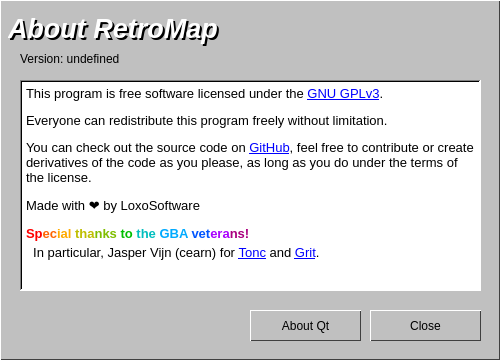
<?xml version="1.0" encoding="UTF-8"?>
<ui version="4.0">
 <class>AboutDialog</class>
 <widget class="QDialog" name="AboutDialog">
  <property name="windowModality">
   <enum>Qt::WindowModality::ApplicationModal</enum>
  </property>
  <property name="geometry">
   <rect>
    <x>0</x>
    <y>0</y>
    <width>500</width>
    <height>360</height>
   </rect>
  </property>
  <property name="sizePolicy">
   <sizepolicy hsizetype="Ignored" vsizetype="Minimum">
    <horstretch>0</horstretch>
    <verstretch>0</verstretch>
   </sizepolicy>
  </property>
  <property name="minimumSize">
   <size>
    <width>500</width>
    <height>360</height>
   </size>
  </property>
  <property name="maximumSize">
   <size>
    <width>500</width>
    <height>360</height>
   </size>
  </property>
  <property name="palette">
   <palette>
    <active>
     <colorrole role="WindowText">
      <brush brushstyle="SolidPattern">
       <color alpha="255">
        <red>0</red>
        <green>0</green>
        <blue>0</blue>
       </color>
      </brush>
     </colorrole>
     <colorrole role="Button">
      <brush brushstyle="SolidPattern">
       <color alpha="255">
        <red>192</red>
        <green>192</green>
        <blue>192</blue>
       </color>
      </brush>
     </colorrole>
     <colorrole role="Text">
      <brush brushstyle="SolidPattern">
       <color alpha="255">
        <red>0</red>
        <green>0</green>
        <blue>0</blue>
       </color>
      </brush>
     </colorrole>
     <colorrole role="ButtonText">
      <brush brushstyle="SolidPattern">
       <color alpha="255">
        <red>0</red>
        <green>0</green>
        <blue>0</blue>
       </color>
      </brush>
     </colorrole>
     <colorrole role="Base">
      <brush brushstyle="SolidPattern">
       <color alpha="255">
        <red>255</red>
        <green>255</green>
        <blue>255</blue>
       </color>
      </brush>
     </colorrole>
     <colorrole role="Window">
      <brush brushstyle="SolidPattern">
       <color alpha="255">
        <red>192</red>
        <green>192</green>
        <blue>192</blue>
       </color>
      </brush>
     </colorrole>
     <colorrole role="Link">
      <brush brushstyle="SolidPattern">
       <color alpha="255">
        <red>0</red>
        <green>170</green>
        <blue>0</blue>
       </color>
      </brush>
     </colorrole>
     <colorrole role="LinkVisited">
      <brush brushstyle="SolidPattern">
       <color alpha="255">
        <red>127</red>
        <green>170</green>
        <blue>159</blue>
       </color>
      </brush>
     </colorrole>
     <colorrole role="AlternateBase">
      <brush brushstyle="SolidPattern">
       <color alpha="255">
        <red>226</red>
        <green>226</green>
        <blue>226</blue>
       </color>
      </brush>
     </colorrole>
     <colorrole role="PlaceholderText">
      <brush brushstyle="SolidPattern">
       <color alpha="128">
        <red>0</red>
        <green>0</green>
        <blue>0</blue>
       </color>
      </brush>
     </colorrole>
    </active>
    <inactive>
     <colorrole role="WindowText">
      <brush brushstyle="SolidPattern">
       <color alpha="255">
        <red>0</red>
        <green>0</green>
        <blue>0</blue>
       </color>
      </brush>
     </colorrole>
     <colorrole role="Button">
      <brush brushstyle="SolidPattern">
       <color alpha="255">
        <red>192</red>
        <green>192</green>
        <blue>192</blue>
       </color>
      </brush>
     </colorrole>
     <colorrole role="Text">
      <brush brushstyle="SolidPattern">
       <color alpha="255">
        <red>0</red>
        <green>0</green>
        <blue>0</blue>
       </color>
      </brush>
     </colorrole>
     <colorrole role="ButtonText">
      <brush brushstyle="SolidPattern">
       <color alpha="255">
        <red>0</red>
        <green>0</green>
        <blue>0</blue>
       </color>
      </brush>
     </colorrole>
     <colorrole role="Base">
      <brush brushstyle="SolidPattern">
       <color alpha="255">
        <red>255</red>
        <green>255</green>
        <blue>255</blue>
       </color>
      </brush>
     </colorrole>
     <colorrole role="Window">
      <brush brushstyle="SolidPattern">
       <color alpha="255">
        <red>192</red>
        <green>192</green>
        <blue>192</blue>
       </color>
      </brush>
     </colorrole>
     <colorrole role="Link">
      <brush brushstyle="SolidPattern">
       <color alpha="255">
        <red>0</red>
        <green>170</green>
        <blue>0</blue>
       </color>
      </brush>
     </colorrole>
     <colorrole role="LinkVisited">
      <brush brushstyle="SolidPattern">
       <color alpha="255">
        <red>127</red>
        <green>170</green>
        <blue>159</blue>
       </color>
      </brush>
     </colorrole>
     <colorrole role="AlternateBase">
      <brush brushstyle="SolidPattern">
       <color alpha="255">
        <red>226</red>
        <green>226</green>
        <blue>226</blue>
       </color>
      </brush>
     </colorrole>
     <colorrole role="PlaceholderText">
      <brush brushstyle="SolidPattern">
       <color alpha="128">
        <red>0</red>
        <green>0</green>
        <blue>0</blue>
       </color>
      </brush>
     </colorrole>
    </inactive>
    <disabled>
     <colorrole role="WindowText">
      <brush brushstyle="SolidPattern">
       <color alpha="255">
        <red>0</red>
        <green>0</green>
        <blue>0</blue>
       </color>
      </brush>
     </colorrole>
     <colorrole role="Button">
      <brush brushstyle="SolidPattern">
       <color alpha="255">
        <red>192</red>
        <green>192</green>
        <blue>192</blue>
       </color>
      </brush>
     </colorrole>
     <colorrole role="Text">
      <brush brushstyle="SolidPattern">
       <color alpha="255">
        <red>0</red>
        <green>0</green>
        <blue>0</blue>
       </color>
      </brush>
     </colorrole>
     <colorrole role="ButtonText">
      <brush brushstyle="SolidPattern">
       <color alpha="255">
        <red>0</red>
        <green>0</green>
        <blue>0</blue>
       </color>
      </brush>
     </colorrole>
     <colorrole role="Base">
      <brush brushstyle="SolidPattern">
       <color alpha="255">
        <red>192</red>
        <green>192</green>
        <blue>192</blue>
       </color>
      </brush>
     </colorrole>
     <colorrole role="Window">
      <brush brushstyle="SolidPattern">
       <color alpha="255">
        <red>192</red>
        <green>192</green>
        <blue>192</blue>
       </color>
      </brush>
     </colorrole>
     <colorrole role="Link">
      <brush brushstyle="SolidPattern">
       <color alpha="255">
        <red>0</red>
        <green>170</green>
        <blue>0</blue>
       </color>
      </brush>
     </colorrole>
     <colorrole role="LinkVisited">
      <brush brushstyle="SolidPattern">
       <color alpha="255">
        <red>127</red>
        <green>170</green>
        <blue>159</blue>
       </color>
      </brush>
     </colorrole>
     <colorrole role="AlternateBase">
      <brush brushstyle="SolidPattern">
       <color alpha="255">
        <red>226</red>
        <green>226</green>
        <blue>226</blue>
       </color>
      </brush>
     </colorrole>
     <colorrole role="PlaceholderText">
      <brush brushstyle="SolidPattern">
       <color alpha="128">
        <red>0</red>
        <green>0</green>
        <blue>0</blue>
       </color>
      </brush>
     </colorrole>
    </disabled>
   </palette>
  </property>
  <property name="windowTitle">
   <string>About...</string>
  </property>
  <property name="windowIcon">
   <iconset theme="help-about"/>
  </property>
  <property name="styleSheet">
   <string notr="true">QDialog
{
	border: 1px solid;
	border-top-color: white;
	border-left-color: white;
	border-bottom-color: #404040;
	border-right-color: #404040;
	background-color: #c0c0c0;
	color: black;
}
QLabel
{
	color: black;
}
QPushButton, QComboBox::drop-down
{
	border: 1px solid;
	border-top-color: white;
	border-left-color: white;
	border-bottom-color: #404040;
	border-right-color: #404040;
	background-color: #c0c0c0;
	color: black;
	padding: 4px 12px;
}
QPushButton:pressed
{
	border: 1px solid;
	border-top-color: #404040;
	border-left-color: #404040;
	border-bottom-color: white;
	border-right-color: white;
	padding-left: 14px;
	padding-top: 6px;
}</string>
  </property>
  <property name="modal">
   <bool>true</bool>
  </property>
  <widget class="QPushButton" name="btnClose">
   <property name="geometry">
    <rect>
     <x>370</x>
     <y>310</y>
     <width>111</width>
     <height>31</height>
    </rect>
   </property>
   <property name="text">
    <string>Close</string>
   </property>
  </widget>
  <widget class="QPushButton" name="btnAboutQt">
   <property name="geometry">
    <rect>
     <x>250</x>
     <y>310</y>
     <width>111</width>
     <height>31</height>
    </rect>
   </property>
   <property name="text">
    <string>About Qt</string>
   </property>
  </widget>
  <widget class="QLabel" name="label">
   <property name="geometry">
    <rect>
     <x>10</x>
     <y>10</y>
     <width>361</width>
     <height>41</height>
    </rect>
   </property>
   <property name="font">
    <font>
     <pointsize>20</pointsize>
     <italic>true</italic>
     <bold>true</bold>
     <kerning>false</kerning>
    </font>
   </property>
   <property name="styleSheet">
    <string notr="true">background-color: transparent;
color:black</string>
   </property>
   <property name="text">
    <string>About RetroMap</string>
   </property>
  </widget>
  <widget class="QLabel" name="label_2">
   <property name="geometry">
    <rect>
     <x>8</x>
     <y>8</y>
     <width>301</width>
     <height>41</height>
    </rect>
   </property>
   <property name="font">
    <font>
     <pointsize>20</pointsize>
     <italic>true</italic>
     <bold>true</bold>
     <kerning>false</kerning>
    </font>
   </property>
   <property name="styleSheet">
    <string notr="true">background-color: transparent;
color:white</string>
   </property>
   <property name="text">
    <string>About RetroMap</string>
   </property>
  </widget>
  <widget class="QLabel" name="lblVersion">
   <property name="geometry">
    <rect>
     <x>20</x>
     <y>50</y>
     <width>171</width>
     <height>18</height>
    </rect>
   </property>
   <property name="text">
    <string>Version: undefined</string>
   </property>
  </widget>
  <widget class="QTextBrowser" name="textBrowser">
   <property name="geometry">
    <rect>
     <x>20</x>
     <y>80</y>
     <width>461</width>
     <height>211</height>
    </rect>
   </property>
   <property name="palette">
    <palette>
     <active>
      <colorrole role="WindowText">
       <brush brushstyle="SolidPattern">
        <color alpha="255">
         <red>0</red>
         <green>0</green>
         <blue>0</blue>
        </color>
       </brush>
      </colorrole>
      <colorrole role="Button">
       <brush brushstyle="SolidPattern">
        <color alpha="255">
         <red>255</red>
         <green>255</green>
         <blue>255</blue>
        </color>
       </brush>
      </colorrole>
      <colorrole role="Light">
       <brush brushstyle="SolidPattern">
        <color alpha="255">
         <red>255</red>
         <green>255</green>
         <blue>255</blue>
        </color>
       </brush>
      </colorrole>
      <colorrole role="Midlight">
       <brush brushstyle="SolidPattern">
        <color alpha="255">
         <red>255</red>
         <green>255</green>
         <blue>255</blue>
        </color>
       </brush>
      </colorrole>
      <colorrole role="Dark">
       <brush brushstyle="SolidPattern">
        <color alpha="255">
         <red>127</red>
         <green>127</green>
         <blue>127</blue>
        </color>
       </brush>
      </colorrole>
      <colorrole role="Mid">
       <brush brushstyle="SolidPattern">
        <color alpha="255">
         <red>170</red>
         <green>170</green>
         <blue>170</blue>
        </color>
       </brush>
      </colorrole>
      <colorrole role="Text">
       <brush brushstyle="SolidPattern">
        <color alpha="255">
         <red>0</red>
         <green>0</green>
         <blue>0</blue>
        </color>
       </brush>
      </colorrole>
      <colorrole role="BrightText">
       <brush brushstyle="SolidPattern">
        <color alpha="255">
         <red>255</red>
         <green>255</green>
         <blue>255</blue>
        </color>
       </brush>
      </colorrole>
      <colorrole role="ButtonText">
       <brush brushstyle="SolidPattern">
        <color alpha="255">
         <red>0</red>
         <green>0</green>
         <blue>0</blue>
        </color>
       </brush>
      </colorrole>
      <colorrole role="Base">
       <brush brushstyle="SolidPattern">
        <color alpha="255">
         <red>255</red>
         <green>255</green>
         <blue>255</blue>
        </color>
       </brush>
      </colorrole>
      <colorrole role="Window">
       <brush brushstyle="SolidPattern">
        <color alpha="255">
         <red>255</red>
         <green>255</green>
         <blue>255</blue>
        </color>
       </brush>
      </colorrole>
      <colorrole role="Shadow">
       <brush brushstyle="SolidPattern">
        <color alpha="255">
         <red>0</red>
         <green>0</green>
         <blue>0</blue>
        </color>
       </brush>
      </colorrole>
      <colorrole role="AlternateBase">
       <brush brushstyle="SolidPattern">
        <color alpha="255">
         <red>255</red>
         <green>255</green>
         <blue>255</blue>
        </color>
       </brush>
      </colorrole>
      <colorrole role="ToolTipBase">
       <brush brushstyle="SolidPattern">
        <color alpha="255">
         <red>255</red>
         <green>255</green>
         <blue>220</blue>
        </color>
       </brush>
      </colorrole>
      <colorrole role="ToolTipText">
       <brush brushstyle="SolidPattern">
        <color alpha="255">
         <red>0</red>
         <green>0</green>
         <blue>0</blue>
        </color>
       </brush>
      </colorrole>
      <colorrole role="PlaceholderText">
       <brush brushstyle="SolidPattern">
        <color alpha="127">
         <red>0</red>
         <green>0</green>
         <blue>0</blue>
        </color>
       </brush>
      </colorrole>
      <colorrole role="Accent">
       <brush brushstyle="SolidPattern">
        <color alpha="255">
         <red>255</red>
         <green>255</green>
         <blue>255</blue>
        </color>
       </brush>
      </colorrole>
     </active>
     <inactive>
      <colorrole role="WindowText">
       <brush brushstyle="SolidPattern">
        <color alpha="255">
         <red>0</red>
         <green>0</green>
         <blue>0</blue>
        </color>
       </brush>
      </colorrole>
      <colorrole role="Button">
       <brush brushstyle="SolidPattern">
        <color alpha="255">
         <red>255</red>
         <green>255</green>
         <blue>255</blue>
        </color>
       </brush>
      </colorrole>
      <colorrole role="Light">
       <brush brushstyle="SolidPattern">
        <color alpha="255">
         <red>255</red>
         <green>255</green>
         <blue>255</blue>
        </color>
       </brush>
      </colorrole>
      <colorrole role="Midlight">
       <brush brushstyle="SolidPattern">
        <color alpha="255">
         <red>255</red>
         <green>255</green>
         <blue>255</blue>
        </color>
       </brush>
      </colorrole>
      <colorrole role="Dark">
       <brush brushstyle="SolidPattern">
        <color alpha="255">
         <red>127</red>
         <green>127</green>
         <blue>127</blue>
        </color>
       </brush>
      </colorrole>
      <colorrole role="Mid">
       <brush brushstyle="SolidPattern">
        <color alpha="255">
         <red>170</red>
         <green>170</green>
         <blue>170</blue>
        </color>
       </brush>
      </colorrole>
      <colorrole role="Text">
       <brush brushstyle="SolidPattern">
        <color alpha="255">
         <red>0</red>
         <green>0</green>
         <blue>0</blue>
        </color>
       </brush>
      </colorrole>
      <colorrole role="BrightText">
       <brush brushstyle="SolidPattern">
        <color alpha="255">
         <red>255</red>
         <green>255</green>
         <blue>255</blue>
        </color>
       </brush>
      </colorrole>
      <colorrole role="ButtonText">
       <brush brushstyle="SolidPattern">
        <color alpha="255">
         <red>0</red>
         <green>0</green>
         <blue>0</blue>
        </color>
       </brush>
      </colorrole>
      <colorrole role="Base">
       <brush brushstyle="SolidPattern">
        <color alpha="255">
         <red>255</red>
         <green>255</green>
         <blue>255</blue>
        </color>
       </brush>
      </colorrole>
      <colorrole role="Window">
       <brush brushstyle="SolidPattern">
        <color alpha="255">
         <red>255</red>
         <green>255</green>
         <blue>255</blue>
        </color>
       </brush>
      </colorrole>
      <colorrole role="Shadow">
       <brush brushstyle="SolidPattern">
        <color alpha="255">
         <red>0</red>
         <green>0</green>
         <blue>0</blue>
        </color>
       </brush>
      </colorrole>
      <colorrole role="AlternateBase">
       <brush brushstyle="SolidPattern">
        <color alpha="255">
         <red>255</red>
         <green>255</green>
         <blue>255</blue>
        </color>
       </brush>
      </colorrole>
      <colorrole role="ToolTipBase">
       <brush brushstyle="SolidPattern">
        <color alpha="255">
         <red>255</red>
         <green>255</green>
         <blue>220</blue>
        </color>
       </brush>
      </colorrole>
      <colorrole role="ToolTipText">
       <brush brushstyle="SolidPattern">
        <color alpha="255">
         <red>0</red>
         <green>0</green>
         <blue>0</blue>
        </color>
       </brush>
      </colorrole>
      <colorrole role="PlaceholderText">
       <brush brushstyle="SolidPattern">
        <color alpha="127">
         <red>0</red>
         <green>0</green>
         <blue>0</blue>
        </color>
       </brush>
      </colorrole>
      <colorrole role="Accent">
       <brush brushstyle="SolidPattern">
        <color alpha="255">
         <red>255</red>
         <green>255</green>
         <blue>255</blue>
        </color>
       </brush>
      </colorrole>
     </inactive>
     <disabled>
      <colorrole role="WindowText">
       <brush brushstyle="SolidPattern">
        <color alpha="255">
         <red>127</red>
         <green>127</green>
         <blue>127</blue>
        </color>
       </brush>
      </colorrole>
      <colorrole role="Button">
       <brush brushstyle="SolidPattern">
        <color alpha="255">
         <red>255</red>
         <green>255</green>
         <blue>255</blue>
        </color>
       </brush>
      </colorrole>
      <colorrole role="Light">
       <brush brushstyle="SolidPattern">
        <color alpha="255">
         <red>255</red>
         <green>255</green>
         <blue>255</blue>
        </color>
       </brush>
      </colorrole>
      <colorrole role="Midlight">
       <brush brushstyle="SolidPattern">
        <color alpha="255">
         <red>255</red>
         <green>255</green>
         <blue>255</blue>
        </color>
       </brush>
      </colorrole>
      <colorrole role="Dark">
       <brush brushstyle="SolidPattern">
        <color alpha="255">
         <red>127</red>
         <green>127</green>
         <blue>127</blue>
        </color>
       </brush>
      </colorrole>
      <colorrole role="Mid">
       <brush brushstyle="SolidPattern">
        <color alpha="255">
         <red>170</red>
         <green>170</green>
         <blue>170</blue>
        </color>
       </brush>
      </colorrole>
      <colorrole role="Text">
       <brush brushstyle="SolidPattern">
        <color alpha="255">
         <red>127</red>
         <green>127</green>
         <blue>127</blue>
        </color>
       </brush>
      </colorrole>
      <colorrole role="BrightText">
       <brush brushstyle="SolidPattern">
        <color alpha="255">
         <red>255</red>
         <green>255</green>
         <blue>255</blue>
        </color>
       </brush>
      </colorrole>
      <colorrole role="ButtonText">
       <brush brushstyle="SolidPattern">
        <color alpha="255">
         <red>127</red>
         <green>127</green>
         <blue>127</blue>
        </color>
       </brush>
      </colorrole>
      <colorrole role="Base">
       <brush brushstyle="SolidPattern">
        <color alpha="255">
         <red>255</red>
         <green>255</green>
         <blue>255</blue>
        </color>
       </brush>
      </colorrole>
      <colorrole role="Window">
       <brush brushstyle="SolidPattern">
        <color alpha="255">
         <red>255</red>
         <green>255</green>
         <blue>255</blue>
        </color>
       </brush>
      </colorrole>
      <colorrole role="Shadow">
       <brush brushstyle="SolidPattern">
        <color alpha="255">
         <red>0</red>
         <green>0</green>
         <blue>0</blue>
        </color>
       </brush>
      </colorrole>
      <colorrole role="AlternateBase">
       <brush brushstyle="SolidPattern">
        <color alpha="255">
         <red>255</red>
         <green>255</green>
         <blue>255</blue>
        </color>
       </brush>
      </colorrole>
      <colorrole role="ToolTipBase">
       <brush brushstyle="SolidPattern">
        <color alpha="255">
         <red>255</red>
         <green>255</green>
         <blue>220</blue>
        </color>
       </brush>
      </colorrole>
      <colorrole role="ToolTipText">
       <brush brushstyle="SolidPattern">
        <color alpha="255">
         <red>0</red>
         <green>0</green>
         <blue>0</blue>
        </color>
       </brush>
      </colorrole>
      <colorrole role="PlaceholderText">
       <brush brushstyle="SolidPattern">
        <color alpha="127">
         <red>127</red>
         <green>127</green>
         <blue>127</blue>
        </color>
       </brush>
      </colorrole>
      <colorrole role="Accent">
       <brush brushstyle="SolidPattern">
        <color alpha="255">
         <red>255</red>
         <green>255</green>
         <blue>255</blue>
        </color>
       </brush>
      </colorrole>
     </disabled>
    </palette>
   </property>
   <property name="frameShape">
    <enum>QFrame::Shape::WinPanel</enum>
   </property>
   <property name="lineWidth">
    <number>1</number>
   </property>
   <property name="html">
    <string>&lt;!DOCTYPE HTML PUBLIC &quot;-//W3C//DTD HTML 4.0//EN&quot; &quot;http://www.w3.org/TR/REC-html40/strict.dtd&quot;&gt;
&lt;html&gt;&lt;head&gt;&lt;meta name=&quot;qrichtext&quot; content=&quot;1&quot; /&gt;&lt;meta charset=&quot;utf-8&quot; /&gt;&lt;style type=&quot;text/css&quot;&gt;
p, li { white-space: pre-wrap; }
hr { height: 1px; border-width: 0; }
li.unchecked::marker { content: &quot;\2610&quot;; }
li.checked::marker { content: &quot;\2612&quot;; }
&lt;/style&gt;&lt;/head&gt;&lt;body style=&quot; font-family:'Sans Serif'; font-size:10pt; font-weight:400; font-style:normal;&quot;&gt;
&lt;p style=&quot; margin-top:12px; margin-bottom:12px; margin-left:0px; margin-right:0px; -qt-block-indent:0; text-indent:0px;&quot;&gt;This program is free software licensed under the &lt;a href=&quot;https://www.gnu.org/licenses/gpl-3.0.en.html#license-text&quot;&gt;&lt;span style=&quot; text-decoration: underline; color:#0000ff;&quot;&gt;GNU GPLv3&lt;/span&gt;&lt;/a&gt;.&lt;/p&gt;
&lt;p style=&quot; margin-top:12px; margin-bottom:12px; margin-left:0px; margin-right:0px; -qt-block-indent:0; text-indent:0px;&quot;&gt;Everyone can redistribute this program freely without limitation.&lt;/p&gt;
&lt;p style=&quot; margin-top:12px; margin-bottom:12px; margin-left:0px; margin-right:0px; -qt-block-indent:0; text-indent:0px;&quot;&gt;You can check out the source code on &lt;a href=&quot;https://github.com/LoxoSoftware/RetroMap&quot;&gt;&lt;span style=&quot; text-decoration: underline; color:#0000ff;&quot;&gt;GitHub&lt;/span&gt;&lt;/a&gt;, feel free to contribute or create derivatives of the code as you please, as long as you do under the terms of the license.&lt;/p&gt;
&lt;p style=&quot; margin-top:12px; margin-bottom:12px; margin-left:0px; margin-right:0px; -qt-block-indent:0; text-indent:0px;&quot;&gt;Made with ❤️ by LoxoSoftware&lt;/p&gt;
&lt;p style=&quot; margin-top:12px; margin-bottom:4px; margin-left:0px; margin-right:0px; -qt-block-indent:0; text-indent:0px;&quot;&gt;&lt;span style=&quot; font-weight:700; color:#ff0000;&quot;&gt;Sp&lt;/span&gt;&lt;span style=&quot; font-weight:700; color:#ff6400;&quot;&gt;ec&lt;/span&gt;&lt;span style=&quot; font-weight:700; color:#ffaa00;&quot;&gt;ial &lt;/span&gt;&lt;span style=&quot; font-weight:700; color:#bebe00;&quot;&gt;tha&lt;/span&gt;&lt;span style=&quot; font-weight:700; color:#7fbe00;&quot;&gt;nks &lt;/span&gt;&lt;span style=&quot; font-weight:700; color:#00be00;&quot;&gt;to &lt;/span&gt;&lt;span style=&quot; font-weight:700; color:#00bebe;&quot;&gt;the &lt;/span&gt;&lt;span style=&quot; font-weight:700; color:#00aaff;&quot;&gt;GBA &lt;/span&gt;&lt;span style=&quot; font-weight:700; color:#0055ff;&quot;&gt;vet&lt;/span&gt;&lt;span style=&quot; font-weight:700; color:#aa00ff;&quot;&gt;era&lt;/span&gt;&lt;span style=&quot; font-weight:700; color:#aa007f;&quot;&gt;ns!&lt;/span&gt;&lt;/p&gt;
&lt;p style=&quot; margin-top:4px; margin-bottom:4px; margin-left:0px; margin-right:0px; -qt-block-indent:0; text-indent:0px;&quot;&gt;  In particular, Jasper Vijn (cearn) for &lt;a href=&quot;https://www.coranac.com/tonc/&quot;&gt;&lt;span style=&quot; text-decoration: underline; color:#0000ff;&quot;&gt;Tonc&lt;/span&gt;&lt;/a&gt; and &lt;a href=&quot;https://www.coranac.com/projects/grit/&quot;&gt;&lt;span style=&quot; text-decoration: underline; color:#0000ff;&quot;&gt;Grit&lt;/span&gt;&lt;/a&gt;.&lt;/p&gt;&lt;/body&gt;&lt;/html&gt;</string>
   </property>
   <property name="openExternalLinks">
    <bool>true</bool>
   </property>
  </widget>
 </widget>
 <resources/>
 <connections/>
</ui>
